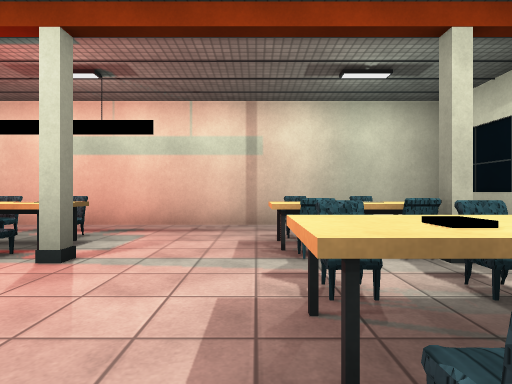
view 1 (above)

24 first-person views from a walk through a 3-D level made in the Unity game engine. The camera is 1.2 m above the floor, looks level and sees 80° across. The floor is counted in squares, 2 m on a side. Each view is taken from the middle of a square. On the plan, view 1 faces up. The plan holds only what a view shows up to about 9 squares ahead; the rest is blank. Door leaves are left out, so doorways stand open. Surface patterns are stand-ins for the level's own textures.

view 2
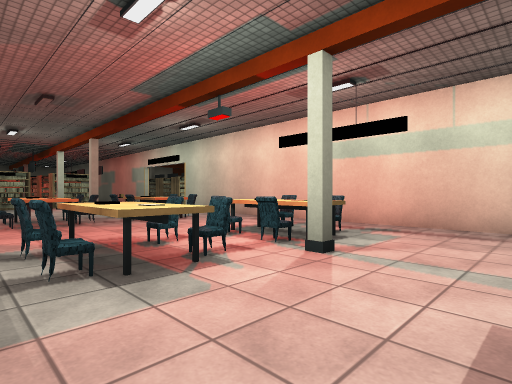

view 3
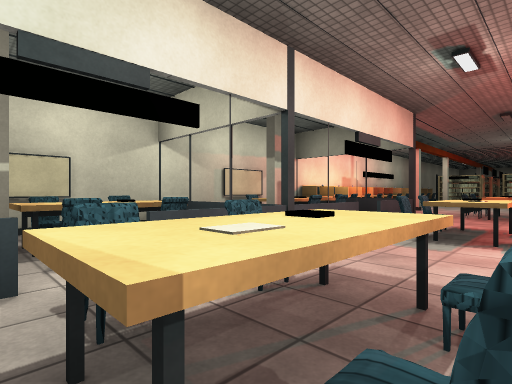

view 4
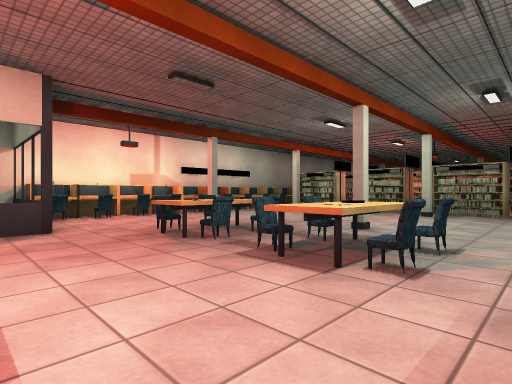

view 5
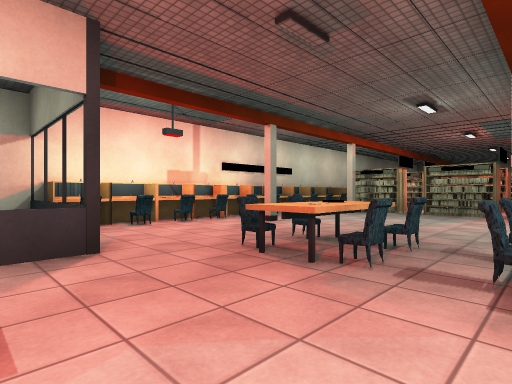

view 6
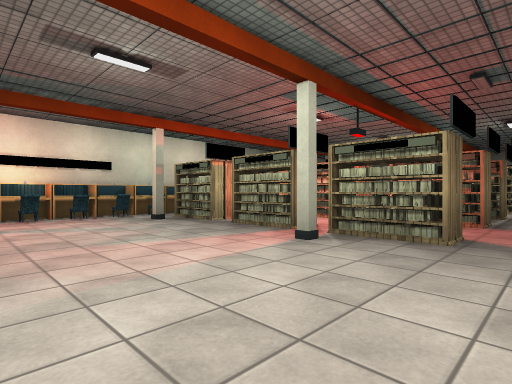

view 7
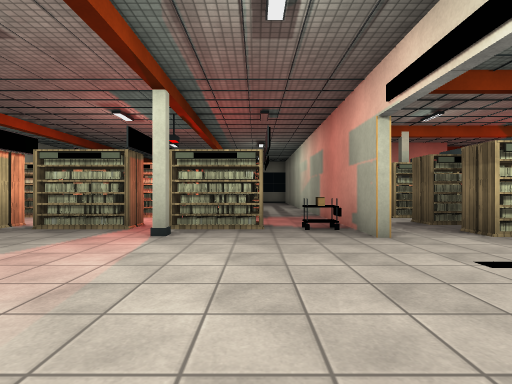

view 8
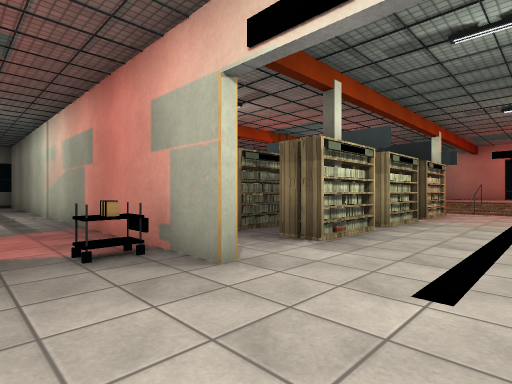

view 9
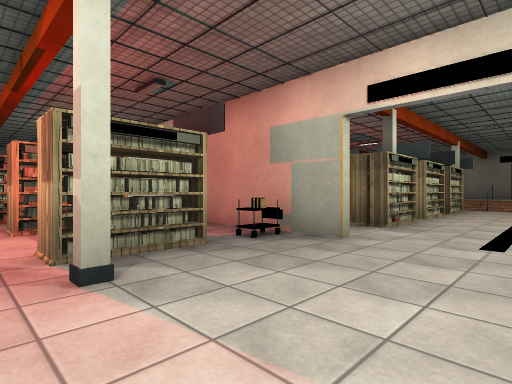

view 10
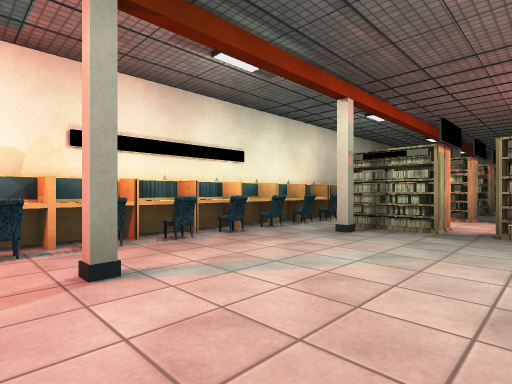

view 11
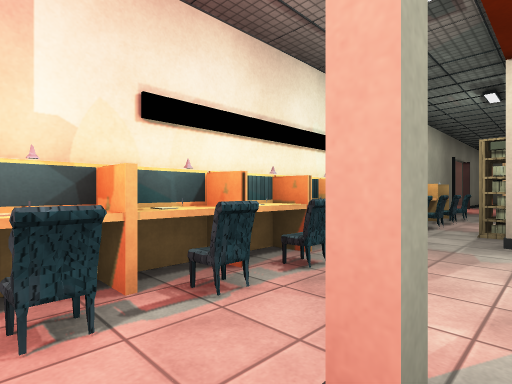

view 12
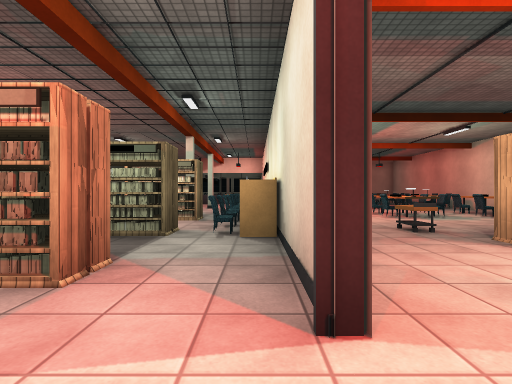

view 13
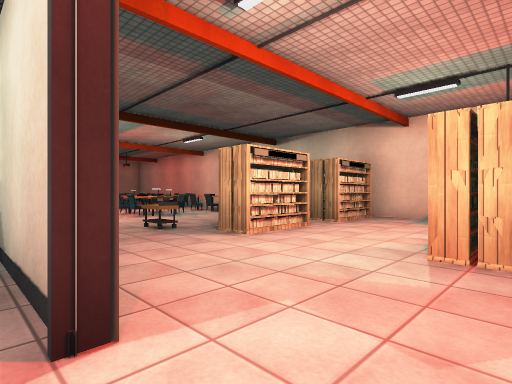

view 14
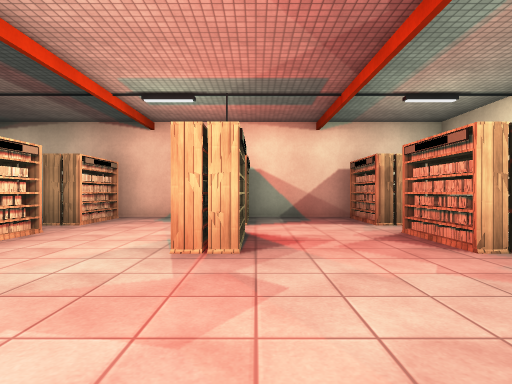

view 15
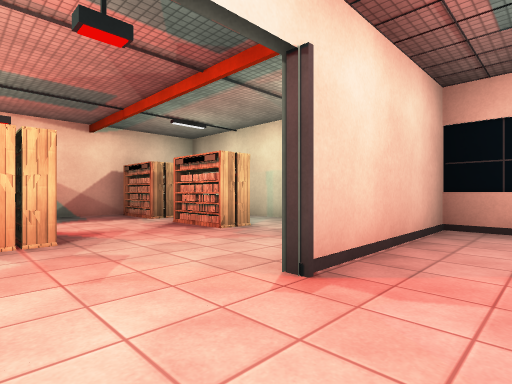

view 16
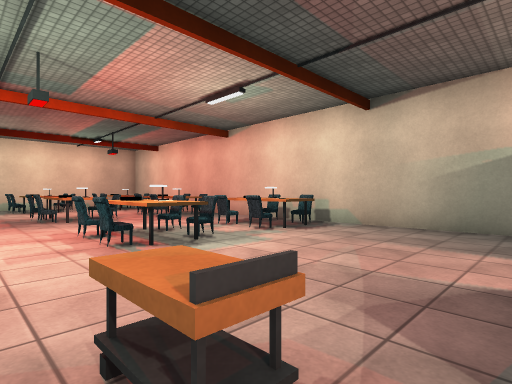

view 17
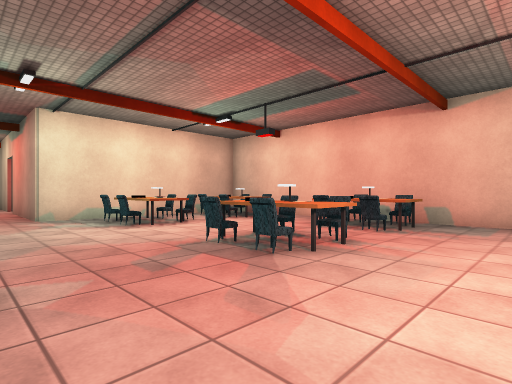

view 18
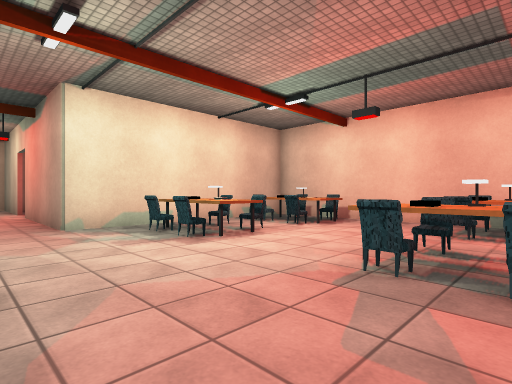

view 19
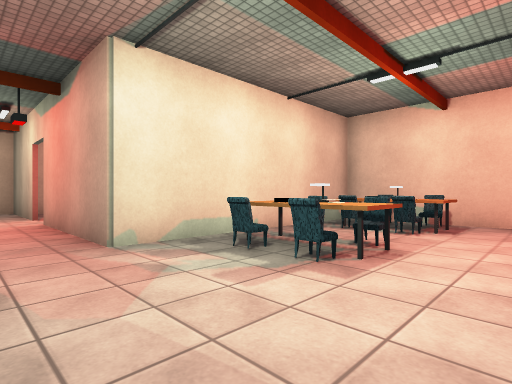

view 20
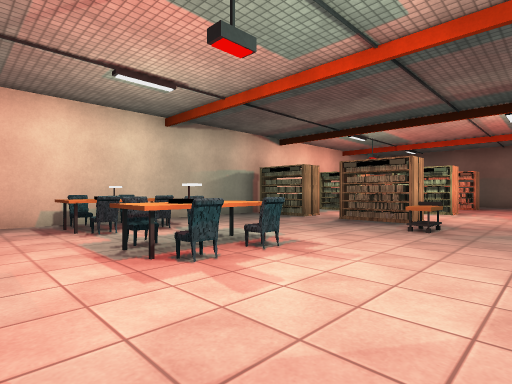

view 21
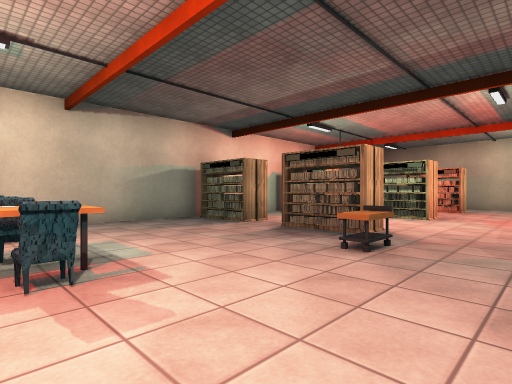

view 22
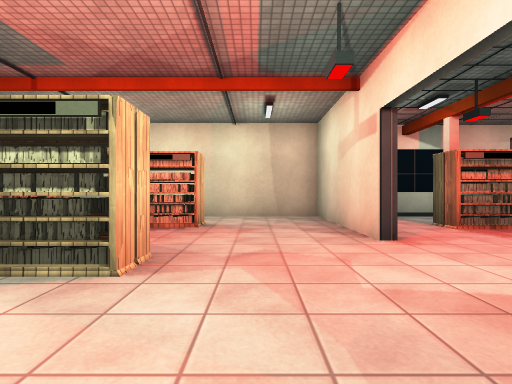

view 23
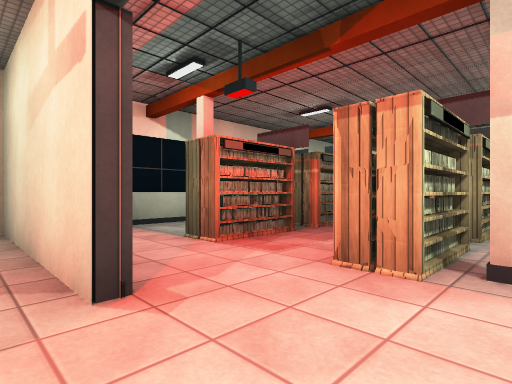

view 24
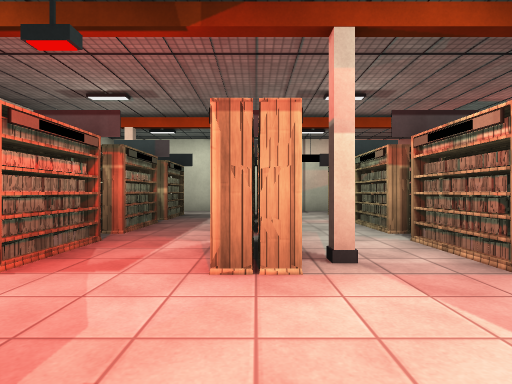

### Floor plan
Points are (right, up) in squares from view 1. A wall is a line through its corners. A room is listed if a view was taken in it or the views show most of it. See-through windows are left out.
Room 1 (views 1, 2)
walls: (-0.7, -0.1) (-0.7, -3.4); (0.8, -5.2) (3.4, -5.2); (-1.4, -5.2) (-0.2, -5.2)
low walls: (0, -1.7) (0.5, -1.7); (0.8, 0.8) (0.2, 0.8) (0.2, 1.4)
ways out: opening at (-0.5, 1.5) to room 2; opening at (0, -5)
objects: other object (0, -3); other object (0, -1); other object (1, -3); other object (1, -1); other object (1, 0)
Room 2 (views 3, 4, 5, 6, 7, 8, 9, 10, 11, 12, 13, 14, 15, 16, 17, 18, 19, 20, 21, 22, 23, 24)
walls: (-18.8, -3.3) (-15.6, -3.3); (-12, 5.6) (-20.4, 5.6); (-20.8, -3.5) (-24.5, -3.5); (-5.1, -0.2) (-3.4, -0.2); (-5.4, -7) (-4.9, -7); (-18, -10.4) (-3.6, -10.4) (-3.6, -5.2); (-1.5, -0.2) (-0.2, -0.2); (-24.6, -3.3) (-20.8, -3.3); (-24.5, 0.8) (-24.5, -10); (-22.8, -10.4) (-19.8, -10.4); (3.5, 4.1) (3.5, 5); (3.4, 5.6) (-7.1, 5.6)
low walls: (-11.2, -6.5) (-11.2, -7.4); (-12.8, -7.4) (-12.8, -6.5) (-11.6, -6.5); (-7.8, 1.2) (-6.1, 1.2); (-8.8, -6.5) (-8.1, -6.5); (-9.3, -7.4) (-9.3, -6.5); (-12.9, 5.4) (-12.9, 4.8); (-6.1, 1.6) (-6.1, 0.8); (-5.4, -6.5) (-4.6, -6.5); (-5.8, -7.4) (-5.8, -6.4); (-3.4, 1.2) (-2.1, 1.2); (-2.1, 1.6) (-2.1, 0.8); (1.8, 1.6) (1.8, 0.8)
ways out: opening at (-0.5, 1.5) to room 1; opening at (-4, -4) to room 3; opening at (-10, 6)
objects: other object (-24, 1) to (-24, 2); other object (-23, -9); other object (-23, -7); other object (-22, -10) to (-22, -9); other object (-22, -7) to (-22, -6); other object (-22, -1); other object (-22, 1) to (-22, 2); other object (-22, 3) to (-22, 4); other object (-20, -9); other object (-20, -7); other object (-20, -1); other object (-20, 1) to (-20, 2); other object (-20, 3) to (-20, 4); other object (-19, -10) to (-19, -9); other object (-19, -7) to (-19, -6); other object (-18, -1); other object (-18, 1) to (-18, 2); other object (-18, 3) to (-18, 4); other object (-17, -9); other object (-17, -7); other object (-16, -10) to (-16, -9); other object (-16, -7) to (-16, -6); other object (-16, -2); other object (-16, -1); other object (-16, 1); other object (-16, 3); other object (-15, -6); other object (-15, -2); other object (-15, -1); other object (-15, 1) to (-15, 2); other object (-15, 3) to (-15, 4); other object (-14, -2); other object (-13, -2); other object (-13, -1); other object (-13, 1) to (-13, 2); other object (-13, 3) to (-13, 4); other object (-12, -10); other object (-12, -9); other object (-12, -8); other object (-12, -6); other object (-12, -2); other object (-11, -2); other object (-10, -3); other object (-10, -2); other object (-9, -10); other object (-9, -9); other object (-9, -8); other object (-9, -6); other object (-9, -3); other object (-9, -2); other object (-8, -10); other object (-8, -9); other object (-8, -8); other object (-8, -6); other object (-8, -3); other object (-8, -2); other object (-7, -2); other object (-7, 0); other object (-7, 2); other object (-7, 3); other object (-7, 4); other object (-6, -2); other object (-6, 0); other object (-6, 2); other object (-6, 3); other object (-6, 4); other object (-5, -10); other object (-5, -9); other object (-5, -8); other object (-5, -6); other object (-3, 2); other object (-3, 3); other object (-3, 4); other object (-2, 2); other object (-2, 3); other object (-2, 4); other object (1, 2); other object (1, 3); other object (1, 4)
Room 3 (no view inside)
walls: (-4.9, -0.1) (-4.9, -3.4); (-5.5, -3.3) (-3.4, -3.3); (-3.6, -5.2) (-1.4, -5.2)
low walls: (-2.1, 0.8) (-3.9, 0.8); (-2.1, 1.2) (-2.9, 1.2)
ways out: opening at (-4, -4) to room 2
objects: other object (-3, -1); other object (-3, 0); other object (-2, -3); other object (-2, -1); other object (-2, 0)

Positions as (right, up) in squares from view 1, and headings:
1: (0, 0), facing up
2: (0, 0), facing up-left
3: (2, 2), facing down-left
4: (-4, 5), facing down-left
5: (-4, 3), facing down-left
6: (-9, 5), facing down-left
7: (-8, 4), facing left
8: (-10, 4), facing up-left
9: (-10, 2), facing up-left
10: (-8, 1), facing down-left
11: (-8, -1), facing down-left
12: (-20, -3), facing right
13: (-20, -3), facing down-right
14: (-20, -3), facing down
15: (-19, -2), facing down-left
16: (-16, -5), facing down-right
17: (-11, -4), facing down-right
18: (-9, -4), facing down-right
19: (-7, -4), facing down-right
20: (-10, -4), facing down-left
21: (-12, -4), facing down-left
22: (-17, -5), facing left
23: (-19, -4), facing up-left
24: (-20, -4), facing up
